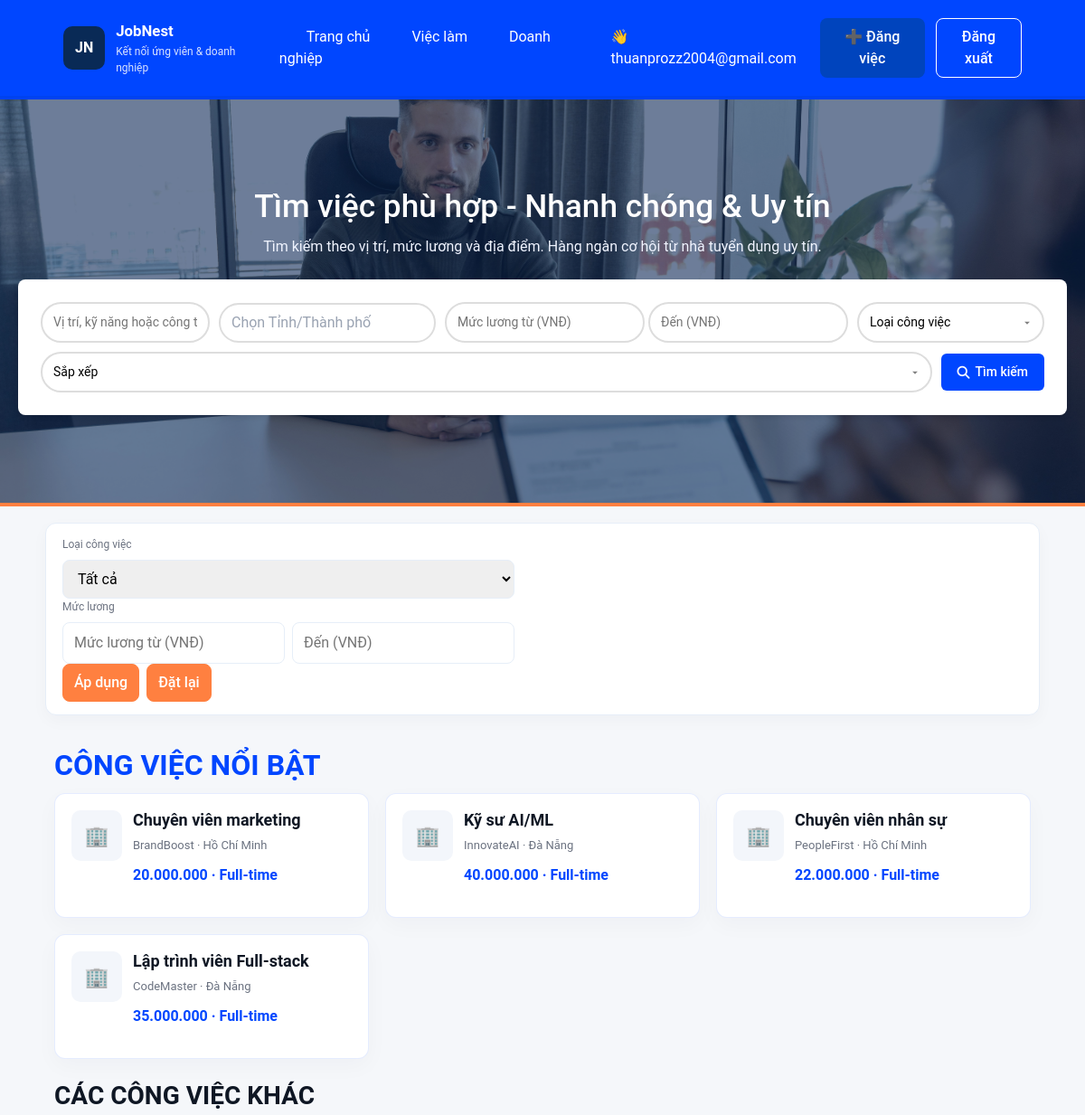
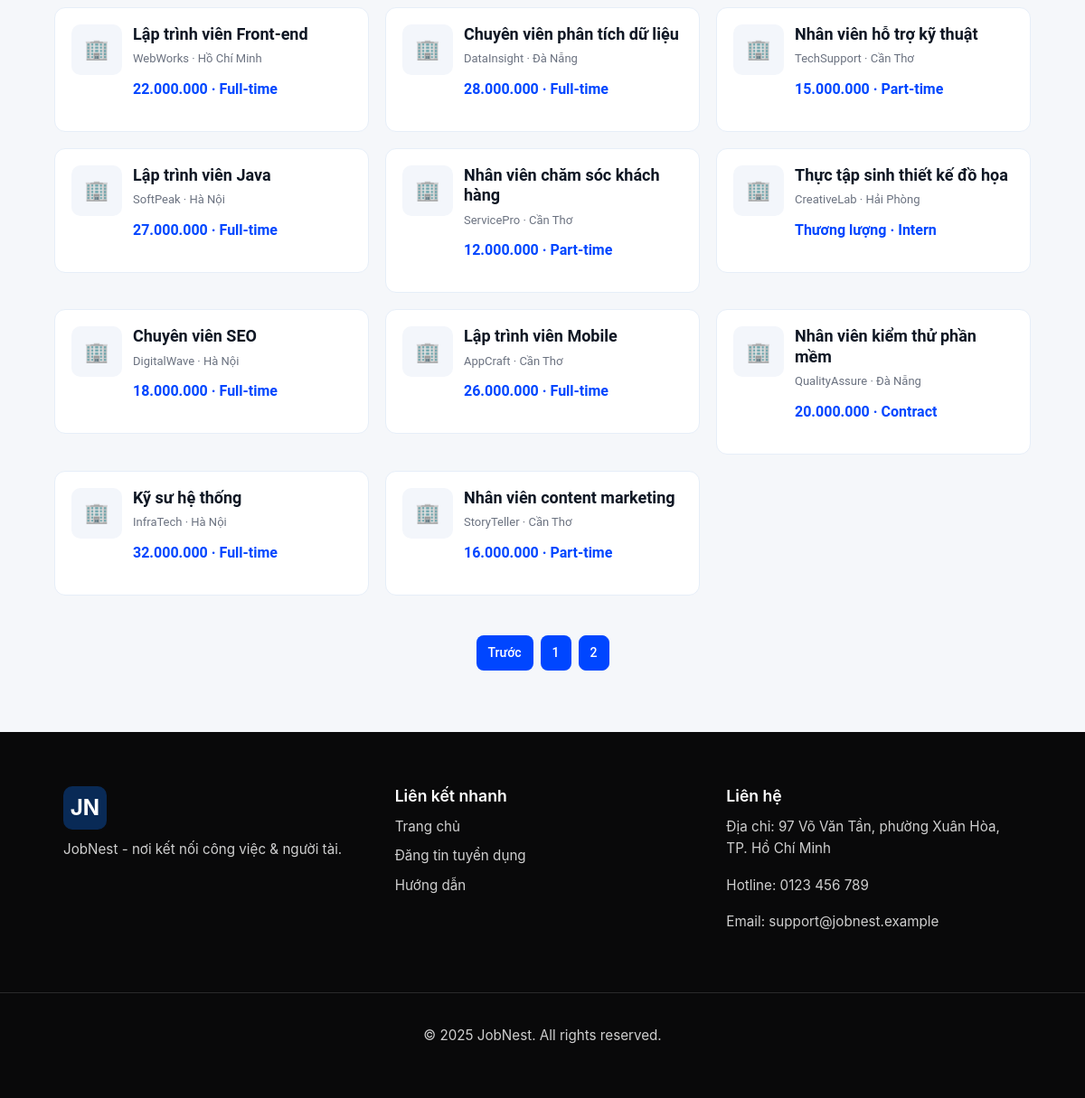
The app's page /?page=2&keyword=&location=&job_type=&sort_by=&min_salary=&max_salary= (signed in) with its own data (2 pictures, top to bottom).
### app.py (models this page shows)
class User(UserMixin, db.Model):
    id = db.Column(db.Integer, primary_key=True)
    username = db.Column(db.String(100), unique=True, nullable=False)
    password = db.Column(db.String(200), nullable=False)

class Job(db.Model):
    id = db.Column(db.Integer, primary_key=True)
    title = db.Column(db.String(200), nullable=False)
    company = db.Column(db.String(200), nullable=False)
    location = db.Column(db.String(200), nullable=False)
    description = db.Column(db.Text, nullable=False)
    salary = db.Column(db.Integer, nullable=True)
    job_type = db.Column(db.String(50), nullable=True)
    featured = db.Column(db.Boolean, default=False)

### app.py (the view)
@app.route('/')
def index():
    page = request.args.get('page', 1, type=int)
    per_page = 15
    keyword = request.args.get("keyword", "")
    location_raw = request.args.get("location", "")
    job_type = request.args.get("job_type", "")
    sort_by = request.args.get("sort_by", "")
    min_salary_raw = request.args.get("min_salary", "")
    max_salary_raw = request.args.get("max_salary", "")
    min_salary = parse_int_from_str(min_salary_raw)
    max_salary = parse_int_from_str(max_salary_raw)
    jobs_query = Job.query
    jobs = jobs_query.all()
    filtered_jobs = filter_jobs(
        jobs,
        keyword=keyword,
        location=location_raw,
        min_salary=min_salary,
        max_salary=max_salary,
        job_type=job_type,
        sort_by=sort_by
    )
    total_jobs = len(filtered_jobs)
    total_pages = (total_jobs + per_page - 1) // per_page  # Tính tổng số trang
    start = (page - 1) * per_page
    end = start + per_page
    paginated_jobs = filtered_jobs[start:end]
    hot_jobs = [j for j in paginated_jobs if getattr(j, "featured", False)]
    other_jobs = [j for j in paginated_jobs if not getattr(j, "featured", False)]
    search_params = {
        "keyword": keyword,
        "location": location_raw,
        "job_type": job_type,
        "sort_by": sort_by,
        "min_salary": min_salary_raw,
        "max_salary": max_salary_raw
    }
    return render_template(
        'index.html',
        hot_jobs=hot_jobs,
        other_jobs=other_jobs,
        search=search_params,
        jobs=jobs,
        user=current_user,
        page=page,
        total_pages=total_pages  # Đảm bảo truyền total_pages
    )

### app.py (called while the page is built, shortened)
def parse_int_from_str(s):
    if not s:
        return None
    if isinstance(s, int):
        return s

def get_job_salary(job):
    raw = getattr(job, "salary", None)
    return parse_int_from_str(raw)

def format_salary_for_template(value):
    if value is None or value == "":
        return "Thương lượng"
    try:
        num = int(value)
        return "{:,}".format(num).replace(",", ".")
    except Exception:
        return str(value)

@login_manager.user_loader
def load_user(user_id):
    return User.query.get(int(user_id))

### templates/index.html (shortened to what this page needs)
{% extends "layout.html" %}
{% block content %}
<section class="hero">
  <div class="container hero-inner">
    <div class="upper-hero">
      <h1>Tìm việc phù hợp - Nhanh chóng & Uy tín</h1>
      <p>Tìm kiếm theo vị trí, mức lương và địa điểm. Hàng ngàn cơ hội từ nhà tuyển dụng uy tín.</p>
      <form id="main-search" class="search-bar" action="{{ url_for('index') }}" method="get" role="search">
        <input type="text" name="keyword" placeholder="Vị trí, kỹ năng hoặc công ty" value="{{ search.keyword }}">
        <div class="location-select">
          <div id="location-input" class="location-input" role="button" tabindex="0">
            <span class="location-placeholder">Chọn Tỉnh/Thành phố</span>
          </div>
        </div>
        <div class="salary-row">
          <input type="text" id="min_salary" name="min_salary" placeholder="Mức lương từ (VNĐ)" value="{{ search.min_salary }}">
          <input type="text" id="max_salary" name="max_salary" placeholder="Đến (VNĐ)" value="{{ search.max_salary }}">
        </div>
        <select name="job_type">
          <option value="">Loại công việc</option>
        </select>
        <select name="sort_by">
          <option value="">Sắp xếp</option>
        </select>
        <button type="submit" class="btn search-btn">
          <i class="fa-sharp fa-solid fa-magnifying-glass"></i>
          Tìm kiếm
        </button>
      </form>
    </div>
  </div>
</section>
<div class="filters-bar container">
  <form id="quick-filters" action="{{ url_for('index') }}" method="get" role="search">
    <div class="filter-group">
      <label>Loại công việc</label>
      <select name="job_type" id="flt_job_type">
        <option value="">Tất cả</option>
      </select>
    </div>
    <div class="filter-group">
      <label>Mức lương</label>
      <div class="salary-row">
        <input type="text" id="flt_min" name="min_salary" placeholder="Mức lương từ (VNĐ)" value="{{ search.min_salary }}">
        <input type="text" id="flt_max" name="max_salary" placeholder="Đến (VNĐ)" value="{{ search.max_salary }}">
      </div>
    </div>
    <div class="filter-actions">
      <button type="submit" class="btn primary">Áp dụng</button>
      <button type="button" id="reset-filters" class="btn primary">Đặt lại</button>
    </div>
  </form>
</div>
<section class="jobs container">
  <div class="jobs-grid">
    <div class="job-list">
      <h2>Công việc nổi bật</h2>
      <div class="job-grid">
        {% for job in hot_jobs %}
          <a class="job-card-link" href="{{ url_for('job_detail', id=job.id) }}">
            <article class="job-card featured" aria-labelledby="title-{{ job.id }}">
              <div class="logo">🏢</div>
              <div class="job-info">
                <h3 id="title-{{ job.id }}">{{ job.title }}</h3>
                <p class="muted">{{ job.company }} · {{ job.location }}</p>
                <p class="salary">{{ job.salary | fmt_salary }} · {{ job.job_type or '-' }}</p>
              </div>
            </article>
          </a>
        {% else %}
          <p>Không có công việc nổi bật phù hợp.</p>
        {% endfor %}
      </div>
      <h3 style="margin-top:24px">Các công việc khác</h3>
      <div class="job-grid">
        {% for job in other_jobs %}
          <a class="job-card-link" href="{{ url_for('job_detail', id=job.id) }}">
            <article class="job-card" aria-labelledby="title-{{ job.id }}">
              <div class="logo">🏢</div>
              <div class="job-info">
                <h4>{{ job.title }}</h4>
                <p class="muted">{{ job.company }} · {{ job.location }}</p>
                <p class="salary">{{ job.salary | fmt_salary }} · {{ job.job_type or '-' }}</p>
              </div>
            </article>
          </a>
        {% else %}
          <p>Không có công việc nào.</p>
        {% endfor %}
      </div>
      {% if total_pages > 1 %}
        <nav class="pagination container" aria-label="Pagination">
          <ul>
            {% if page > 1 %}
              <li>
                <a href="{{ url_for('index', page=page-1, **search) }}" class="btn secondary">Trước</a>
              </li>
            {% endif %}
            {% for p in range(1, total_pages + 1) %}
              <li>
                <a href="{{ url_for('index', page=p, **search) }}"
                   class="btn {% if p == page %}primary{% else %}secondary{% endif %}">
                  {{ p }}
                </a>
              </li>
            {% endfor %}
          </ul>
        </nav>
      {% endif %}
    </div>
  </div>
</section>
{% endblock %}

### templates/layout.html (shortened to what this page needs)
<!DOCTYPE html>
<html lang="vi">
<head>
   <link href="https://cdn.jsdelivr.net/npm/bootstrap@5.3.2/dist/css/bootstrap.min.css" rel="stylesheet">
  <link rel="stylesheet" href="{{ url_for('static', filename='css/styles.css') }}" />
  <link rel="stylesheet" href="https://cdnjs.cloudflare.com/ajax/libs/font-awesome/6.5.2/css/all.min.css">
</head>
<body>
  <div class="site-root">
    <header class="site-header">
      <div class="container header-inner">
        <div class="brand">
          <div class="brand-logo">JN</div>
          <div class="brand-info">
            <a href="{{ url_for('index') }}" class="brand-name">JobNest</a>
            <div class="brand-sub">Kết nối ứng viên & doanh nghiệp</div>
          </div>
        </div>
        <nav class="main-nav">
          <a href="{{ url_for('index') }}">Trang chủ</a>
          <a href="#">Việc làm</a>
          <a href="#">Doanh nghiệp</a>
        </nav>
        <div class="header-actions">
          {% if current_user.is_authenticated %}
            <span class="user-info">👋 {{ current_user.username }}</span>
            <a class="btn secondary" href="{{ url_for('add_job') }}">➕ Đăng việc</a>
            <a class="btn ghost" href="{{ url_for('logout') }}">Đăng xuất</a>
          {% else %}
            <a class="btn ghost" href="{{ url_for('login') }}">Đăng nhập</a>
            <a class="btn primary" href="{{ url_for('register') }}">Đăng ký</a>
            <a class="btn secondary" href="#">Đăng tin tuyển dụng</a>
          {% endif %}
        </div>
      </div>
    </header>
    <main class="site-main">
      {% block content %}{% endblock %}
    </main>
    <footer class="site-footer">
      <div class="container footer-inner">
        <div class="f-col">
          <div class="brand-logo small">JN</div>
          <p class="f-desc">JobNest - nơi kết nối công việc & người tài.</p>
        </div>
        <div class="f-col">
          <h4>Liên kết nhanh</h4>
          <ul>
            <li><a href="{{ url_for('index') }}">Trang chủ</a></li>
            <li><a href="#">Đăng tin tuyển dụng</a></li>
            <li><a href="#">Hướng dẫn</a></li>
          </ul>
        </div>
        <div class="f-col">
          <h4>Liên hệ</h4>
          <p>Địa chỉ: 97 Võ Văn Tần, phường Xuân Hòa, TP. Hồ Chí Minh</p>
          <p>Hotline: <a href="tel:+840123456789">0123 456 789</a></p>
          <p>Email: <a href="mailto:support@jobnest.example">support@jobnest.example</a></p>
        </div>
      </div>
      <div class="footer-bottom">
        <div class="container">
          <p>© 2025 JobNest. All rights reserved.</p>
        </div>
      </div>
    </footer>
  </div>
</body>
</html>

### records on screen
User: username "thuanprozz2004@gmail.com"
Job: title "Chuyên viên marketing", company "BrandBoost", location "Hồ Chí Minh", salary|fmt_salary "20.000.000", job_type "Full-time"
Job: title "Kỹ sư AI/ML", company "InnovateAI", location "Đà Nẵng", salary|fmt_salary "40.000.000", job_type "Full-time"
Job: title "Chuyên viên nhân sự", company "PeopleFirst", location "Hồ Chí Minh", salary|fmt_salary "22.000.000", job_type "Full-time"
Job: title "Lập trình viên Full-stack", company "CodeMaster", location "Đà Nẵng", salary|fmt_salary "35.000.000", job_type "Full-time"
Job: title "Lập trình viên Front-end", company "WebWorks", location "Hồ Chí Minh", salary|fmt_salary "22.000.000", job_type "Full-time"
Job: title "Chuyên viên phân tích dữ liệu", company "DataInsight", location "Đà Nẵng", salary|fmt_salary "28.000.000", job_type "Full-time"
Job: title "Nhân viên hỗ trợ kỹ thuật", company "TechSupport", location "Cần Thơ", salary|fmt_salary "15.000.000", job_type "Part-time"
Job: title "Lập trình viên Java", company "SoftPeak", location "Hà Nội", salary|fmt_salary "27.000.000", job_type "Full-time"
Job: title "Nhân viên chăm sóc khách hàng", company "ServicePro", location "Cần Thơ", salary|fmt_salary "12.000.000", job_type "Part-time"
Job: title "Thực tập sinh thiết kế đồ họa", company "CreativeLab", location "Hải Phòng", salary|fmt_salary "Thương lượng", job_type "Intern"
Job: title "Chuyên viên SEO", company "DigitalWave", location "Hà Nội", salary|fmt_salary "18.000.000", job_type "Full-time"
Job: title "Lập trình viên Mobile", company "AppCraft", location "Cần Thơ", salary|fmt_salary "26.000.000", job_type "Full-time"
Job: title "Nhân viên kiểm thử phần mềm", company "QualityAssure", location "Đà Nẵng", salary|fmt_salary "20.000.000", job_type "Contract"
Job: title "Kỹ sư hệ thống", company "InfraTech", location "Hà Nội", salary|fmt_salary "32.000.000", job_type "Full-time"
Job: title "Nhân viên content marketing", company "StoryTeller", location "Cần Thơ", salary|fmt_salary "16.000.000", job_type "Part-time"

### other values on screen
{{ p }} "1" "2"
